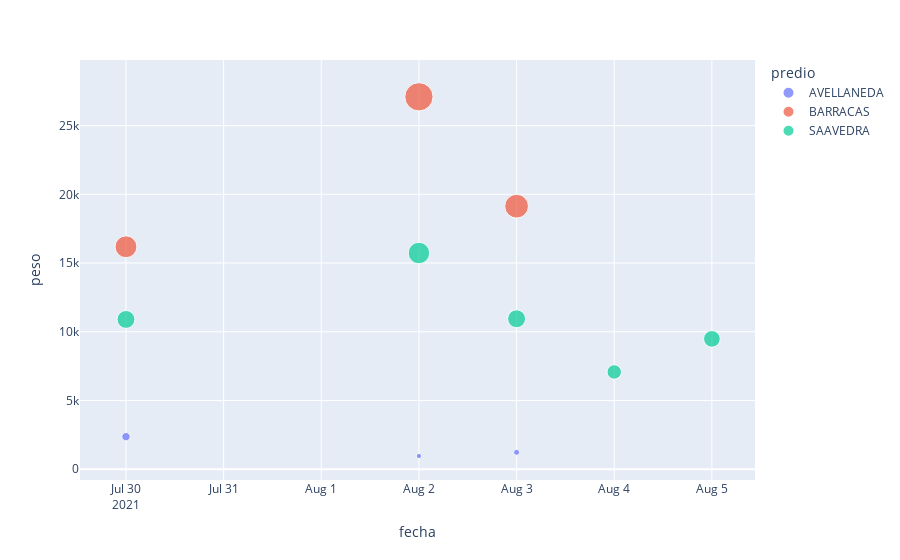
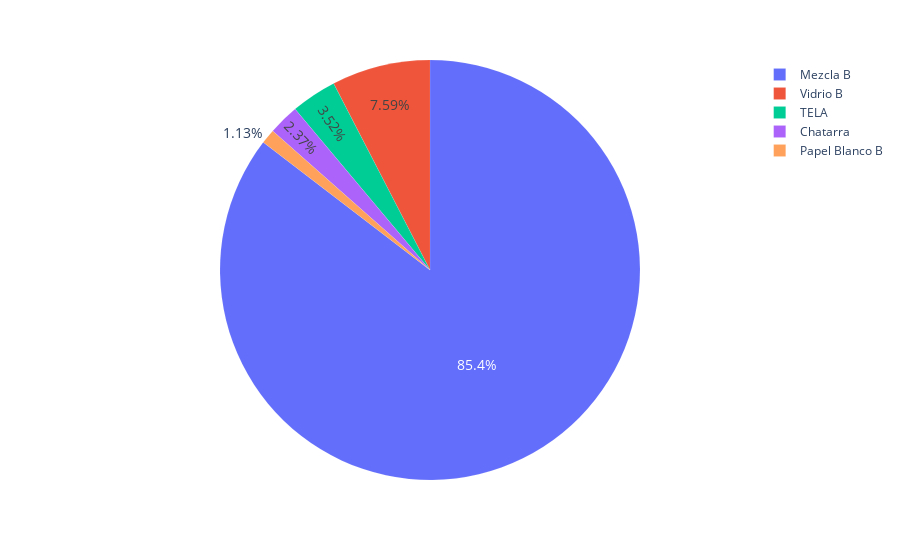

Source (notebook cell) for these figures, in order:
### Code cell
pesos_historico('2021-07-30', '2021-08-05', operacion='suma').show()
torta('2021-07-30', '2021-08-05').show()
centro_principal('2021-07-30', '2021-08-05')

### Figure 1 — Plotly figure (JSON) as saved in the notebook; plotly's stock layout.template omitted (floating-point values rounded to 4 significant figures)
{"data": [{"hovertemplate": "predio=AVELLANEDA<br>fecha=%{x}<br>peso=%{marker.size}<extra></extra>", "legendgroup": "AVELLANEDA", "marker": {"color": "#636efa", "size": [2360, 956, 1223], "sizemode": "area", "sizeref": 67.75, "symbol": "circle"}, "mode": "markers", "name": "AVELLANEDA", "orientation": "v", "showlegend": true, "type": "scatter", "x": ["2021-07-30T00:00:00", "2021-08-02T00:00:00", "2021-08-03T00:00:00"], "xaxis": "x", "y": [2360, 956, 1223], "yaxis": "y"}, {"hovertemplate": "predio=BARRACAS<br>fecha=%{x}<br>peso=%{marker.size}<extra></extra>", "legendgroup": "BARRACAS", "marker": {"color": "#EF553B", "size": [16184, 27098, 19136], "sizemode": "area", "sizeref": 67.75, "symbol": "circle"}, "mode": "markers", "name": "BARRACAS", "orientation": "v", "showlegend": true, "type": "scatter", "x": ["2021-07-30T00:00:00", "2021-08-02T00:00:00", "2021-08-03T00:00:00"], "xaxis": "x", "y": [16184, 27098, 19136], "yaxis": "y"}, {"hovertemplate": "predio=SAAVEDRA<br>fecha=%{x}<br>peso=%{marker.size}<extra></extra>", "legendgroup": "SAAVEDRA", "marker": {"color": "#00cc96", "size": [10895, 15730, 10942, 7073, 9480], "sizemode": "area", "sizeref": 67.75, "symbol": "circle"}, "mode": "markers", "name": "SAAVEDRA", "orientation": "v", "showlegend": true, "type": "scatter", "x": ["2021-07-30T00:00:00", "2021-08-02T00:00:00", "2021-08-03T00:00:00", "2021-08-04T00:00:00", "2021-08-05T00:00:00"], "xaxis": "x", "y": [10895, 15730, 10942, 7073, 9480], "yaxis": "y"}], "layout": {"legend": {"itemsizing": "constant", "title": {"text": "predio"}, "tracegroupgap": 0}, "margin": {"t": 60}, "xaxis": {"anchor": "y", "domain": [0, 1], "title": {"text": "fecha"}}, "yaxis": {"anchor": "x", "domain": [0, 1], "title": {"text": "peso"}}}}

### Figure 2 — Plotly figure (JSON) as saved in the notebook; plotly's stock layout.template omitted (floating-point values rounded to 4 significant figures)
{"data": [{"domain": {"x": [0, 1], "y": [0, 1]}, "hoverinfo": "label+percent", "hovertemplate": "material=%{label}<br>peso=%{value}<extra></extra>", "labels": ["Chatarra", "Mezcla B", "Papel Blanco B", "TELA", "Vidrio B"], "legendgroup": "", "marker": {"line": {"color": "#FFFFFF", "width": 0.1}}, "name": "", "showlegend": true, "textfont": {"size": 14}, "textinfo": "percent", "textposition": "auto", "type": "pie", "values": [3056, 110246, 1457, 4539, 9801]}], "layout": {"legend": {"tracegroupgap": 0}, "margin": {"t": 60}}}
